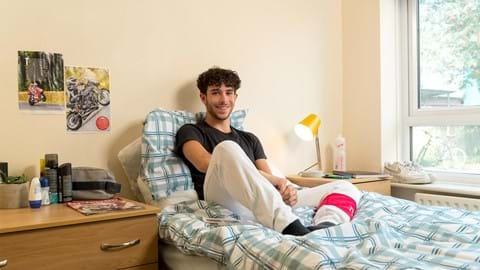
#> input picture images/test12.jpg, 480 x 270 px, found by its file name
$ python superpix.py
#> lines starting #> are read from the running program, lines starting #| are printed output that depends on the picture
### Superpixel Hierarchical Clustering algorithm (SPHC)
## Method and Code for merging Superpixels created by Paul Thompson (Please credit if you use this code)
# The algorithm takes image superpixels created by the skimage SLIC function and merges neighors in order of
# color similarity (using euclidean distance).

#References:
#1. http://www.kev-smith.com/papers/SLIC_Superpixels.pdf
#2. http://www.pyimagesearch.com/2014/07/28/a-slic-superpixel-tutorial-using-python/

#####INSTRUCTIONS###################################################################################
### To use:
### 1. Change the parameters below
### 2. Change image path. This was only tested with jpg's.
### 3. Run program

imagePath = 'test12.jpg'

#SLIC Parameters:
numSegments = 500  # How many superpixels to start with - input for SLIC function
Sigma = 4 # This parameter controls superpixel shape. Higher values make superpixels more square.

#SPHC Parameters:
segmentsToMerge = 50 # How many superpixels to merge based on color similarity
distance_limit = .6  # Limits which segments get merged based on their difference in average color
####################################################################################################

import matplotlib.pyplot as plt, argparse, numpy as np, math, sys, copy
from skimage.segmentation import slic, mark_boundaries
from skimage.util import img_as_float
from skimage import io
from collections import defaultdict

def initiateSegmentAttributes(segm_grid, image):
    '''
    Each segment formed by sklearn's SLIC function is assigned a dictionary of attributes for efficiency.
    :param segm_grid: Each pixel has been identified with a segment identifier by the skimage SLIC function
    :param image: Each pixel has R, B, and G value associated with it
    :return: Dictionary of dictionaries of attributes for each segment
    '''
    def initialSegmAttr():
        return {'neighbors': set(), 'R': [], 'G': [], 'B': [], 'coord': set(),
                         'R_avg': 0.0, 'G_avg': 0.0, 'B_avg': 0.0}
    segm_dict = defaultdict(initialSegmAttr)

    for i in range(len(segm_grid)):
        for j in range(len(segm_grid[i])):
            if j != len(segm_grid[i]) - 1 and segm_grid[i][j] != segm_grid[i][j+1]:
                segm_dict[segm_grid[i][j]]['neighbors'].add(segm_grid[i][j+1])
                segm_dict[segm_grid[i][j+1]]['neighbors'].add(segm_grid[i][j])
            if i != len(segm_grid) - 1 and segm_grid[i][j] != segm_grid[i+1][j]:
                segm_dict[segm_grid[i][j]]['neighbors'].add(segm_grid[i+1][j])
                segm_dict[segm_grid[i+1][j]]['neighbors'].add(segm_grid[i][j])
            segm_dict[segm_grid[i][j]]['R'].append(image[i][j][0])
            segm_dict[segm_grid[i][j]]['B'].append(image[i][j][1])
            segm_dict[segm_grid[i][j]]['G'].append(image[i][j][2])
            segm_dict[segm_grid[i][j]]['coord'].add((i,j))
    return segm_dict

def getNearestNeighbors(segm_dict):
    '''
    Calculates the average R, B, and G values for each segment. Then finds the two neighboring segments with
    the smallest euclidean distance (for the three dimensions of R, B, and G).
    :param segm_dict: dictionary of dictionaries of segment attributes
    :return: segment pair with smallest color euclidean distance; distance value
    '''
    for k, v in segm_dict.items():
        v['R_avg'] = sum(v['R'])/len(v['R'])
        v['B_avg'] = sum(v['B'])/len(v['B'])
        v['G_avg'] = sum(v['R'])/len(v['G'])
    neighbor_pairs = set()
    nearest_neighbors = []
    shortest_dist = 100.0

    for k, v in segm_dict.items():
        for neighbor in v['neighbors']:
            neighbor_pair = tuple(sorted([k, neighbor]))
            if neighbor_pair not in neighbor_pairs and k != neighbor:
                neighbor_pairs.add(neighbor_pair)
                eucl_dist = float(math.sqrt((v['R_avg'] - segm_dict[neighbor]['R_avg']) ** 2 +
                                            (v['B_avg'] - segm_dict[neighbor]['B_avg']) ** 2 +
                                            (v['G_avg'] - segm_dict[neighbor]['G_avg']) ** 2))
                if eucl_dist < shortest_dist:
                    shortest_dist = eucl_dist
                    nearest_neighbors = neighbor_pair
    return nearest_neighbors, shortest_dist

def mergeSegments(segm_dict, nearest_neighbors):
    '''
    Merges the pair of neighboring segments with the shortest euclidean distance (greatest color similarity)
    :param segm_dict: dictionary of dictionaries of segment attributes
    :param nearest_neighbors: segment pair with smallest color euclidean distance
    :return: segm_dict: updated dictionary of dictionaries of segment attributes
    '''
    mergeto_dict = segm_dict[nearest_neighbors[0]]
    mergefrom_dict = copy.deepcopy(segm_dict[nearest_neighbors[1]])

    mergeto_dict['neighbors'] = mergeto_dict['neighbors'] | mergefrom_dict['neighbors']
    mergeto_dict['neighbors'].discard(nearest_neighbors[0])
    mergeto_dict['R'] += mergefrom_dict['R']
    mergeto_dict['B'] += mergefrom_dict['B']
    mergeto_dict['G'] += mergefrom_dict['G']
    mergeto_dict['coord'] = mergeto_dict['coord'] | mergefrom_dict['coord']

    for neighbor in mergefrom_dict['neighbors']:
        segm_dict[neighbor]['neighbors'].add(nearest_neighbors[0])
        segm_dict[neighbor]['neighbors'].discard(nearest_neighbors[1])

    del segm_dict[nearest_neighbors[1]]
    return segm_dict

def getSPHCsegments(segm_grid, image, numToMerge = 10, max_dist = 1.0):
    '''
    Main function for running SPHC clustering algorithm. Initiates segment attributes. Then
    iteratively finds and merges neighboring segments with most similar color.
    :param segm_grid: Each pixel has been identified with a segment identifier by the skimage SLIC function
    :param image: Each pixel has R, B, and G value associated with it
    :param numToMerge: User input - number of segments to merge. Must be less than number of segments.
    :param max_dist: Maximum euclidean distance for pair of segments to merge
    :return: segm_grid: Each pixel has been identified with a segment identifier by the SPHC function
    '''
    print("Initiating Segment Attributes...")
    segm_dict = initiateSegmentAttributes(segm_grid, image)
    shortest_dist = 0.0
    merge_count = 0

    print("Merging Segments...")
    while shortest_dist <= max_dist and merge_count <= numToMerge:
        nearest_neighbors, shortest_dist = getNearestNeighbors(segm_dict)
        segm_dict = mergeSegments(segm_dict, nearest_neighbors)
        merge_count += 1
        if merge_count % 20 == 0:
            print(merge_count, "segments merged")

    print(f"{merge_count} segments merged - final")

    newSegmGrid = copy.deepcopy(segm_grid)
    for k, v in segm_dict.items():
        for coord in v['coord']:
            newSegmGrid[coord[0], coord[1]] = int(k)

    return newSegmGrid


if __name__ == '__main__':
    image = img_as_float(io.imread(imagePath))
    SLICsegm_grid = slic(image, n_segments = numSegments, sigma = Sigma)
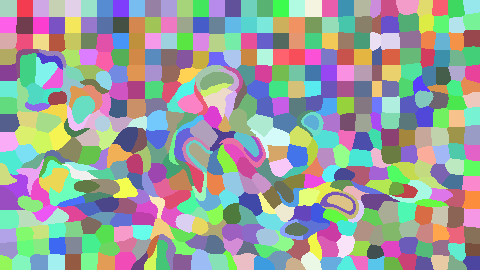
#> SLICsegm_grid: shape (270, 480) int64; 498 distinct labels, from 1 to 498; one colour per label, 0 black

    SPHCsegm_grid = getSPHCsegments(SLICsegm_grid, image, numToMerge = segmentsToMerge, max_dist = distance_limit)
#> in getSPHCsegments, `segm_dict = initiateSegmentAttributes(segm_grid, image)`: segm_dict = 498 items
#> the loop in getSPHCsegments, `while shortest_dist <= max_dist and merge_count <= numToMerge:` made 51 passes
#> shortest_dist on passes 1 to 12: 0.000106, 0.000151, 0.000205, 0.000292, 0.000366, 0.000412, 0.000529, 0.000664, 0.000673, 0.00086, 0.000899, 0.000801
#> after the loop in getSPHCsegments, `while shortest_dist <= max_dist and merge_count <= numToMerge:`: merge_count = 51
#| 51 segments merged - final
#> the loop in getSPHCsegments, `for k, v in segm_dict.items():` made 447 passes
#> k on passes 1 to 3: 1, 2, 4
#> after the loop in getSPHCsegments, `for k, v in segm_dict.items():`:
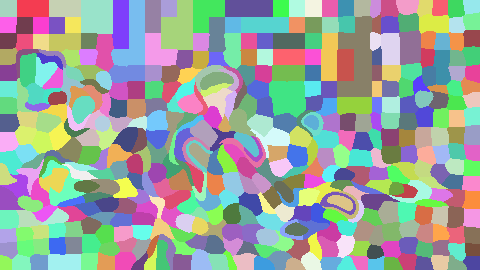
#> newSegmGrid: shape (270, 480) int64; 447 distinct labels, from 1 to 498; one colour per label, 0 black

    fig = plt.figure("%d Segments Merged" % segmentsToMerge)
    ax = fig.add_subplot(1, 1, 1)
    ax.imshow(mark_boundaries(image, SPHCsegm_grid))
    plt.axis("off")
    plt.show()
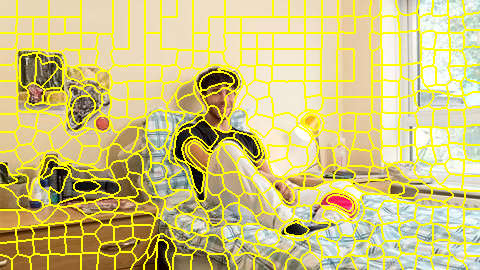
#> shown: shape (270, 480, 3) float64; mean R, G, B 0.819, 0.778, 0.495

$ run again, with images/test11.jpg copied over images/test12.jpg
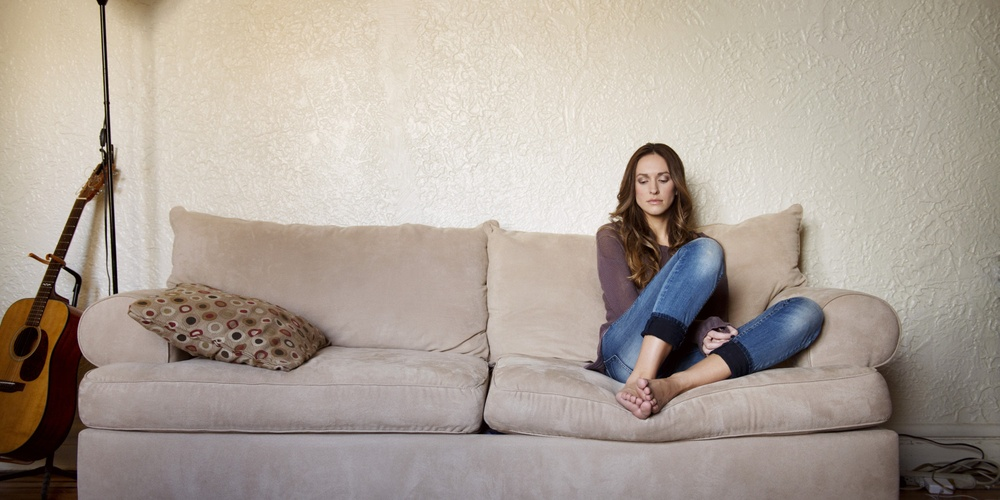
#> input picture images/test11.jpg, 1000 x 500 px, shrunk from 2000 x 1000 before the run, found by its file name
#> SLICsegm_grid: shape (500, 1000) int64; 470 distinct labels, from 1 to 470
#> in getSPHCsegments, `segm_dict = initiateSegmentAttributes(segm_grid, image)`: segm_dict = 470 items
#> the loop in getSPHCsegments, `while shortest_dist <= max_dist and merge_count <= numToMerge:` made 51 passes
#> shortest_dist on passes 1 to 8: 0.0011, 0.00131, 0.00153, 0.00163, 0.00174, 0.0018, 0.00183, 0.00178
#> after the loop in getSPHCsegments, `while shortest_dist <= max_dist and merge_count <= numToMerge:`: merge_count = 51
#| 51 segments merged - final
#> the loop in getSPHCsegments, `for k, v in segm_dict.items():` made 419 passes
#> k on passes 1 to 3: 1, 2, 3
#> after the loop in getSPHCsegments, `for k, v in segm_dict.items():`:
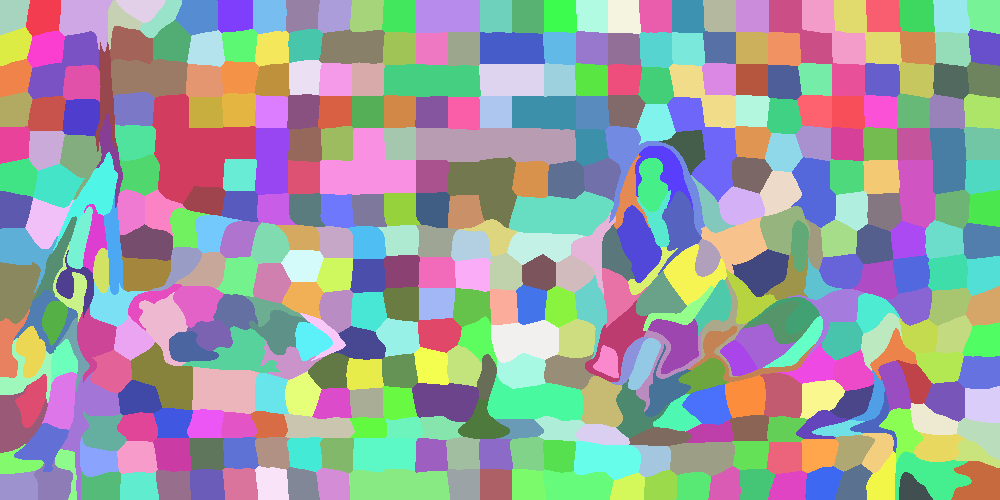
#> newSegmGrid: shape (500, 1000) int64; 419 distinct labels, from 1 to 470; one colour per label, 0 black
#> `plt.show()`:
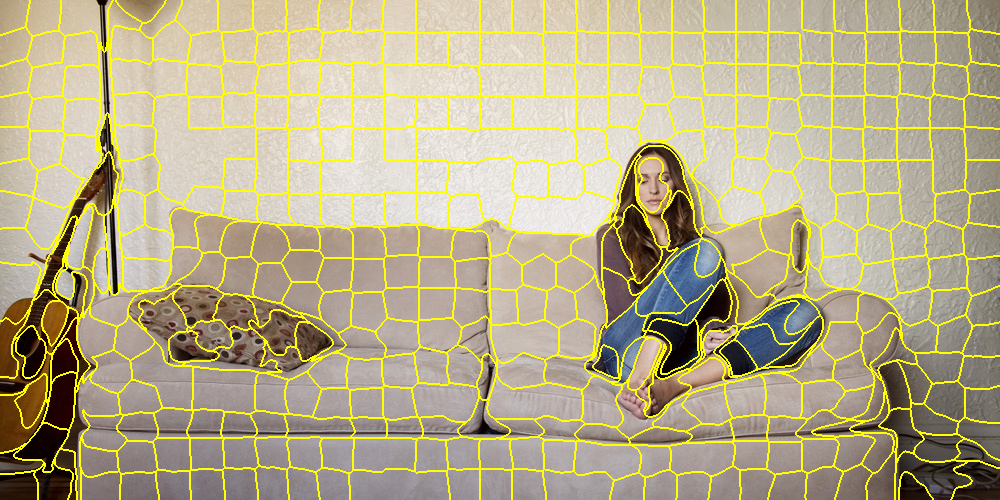
#> shown: shape (500, 1000, 3) float64; mean R, G, B 0.716, 0.679, 0.532
